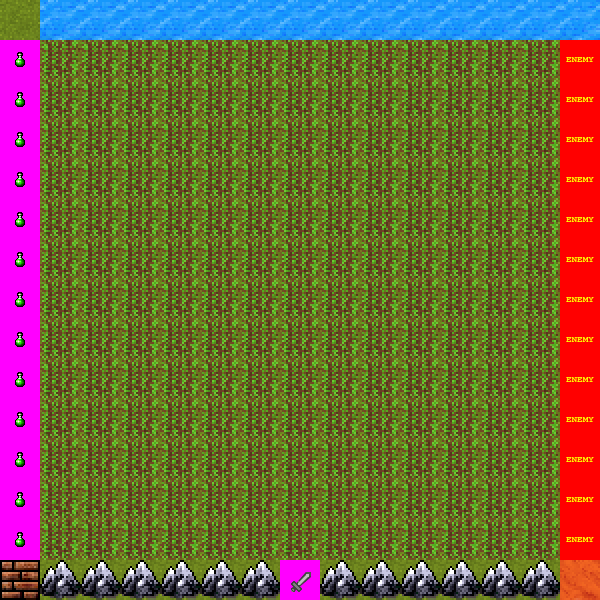

A level layout from a 2D game, rendered from its tile map. Below: a short description, then the map file with tile-grid data replaced by summaries:
An orthogonal 15x15 tile map with 40x40 px tiles, 2 tile layers (background, collision) and 2 objects (hero, door).

<map version="1.0" tiledversion="1.0.3" orientation="orthogonal" renderorder="right-down" width="15" height="15" tilewidth="40" tileheight="40" nextobjectid="3">
 <tileset firstgid="1" name="terrains" tilewidth="40" tileheight="40" tilecount="16" columns="8">
  <image source="../images/terrains.png" width="320" height="80" />
 </tileset>
 <layer name="background" width="15" height="15">
  <data>[225 cells, 225 non-empty, 2 distinct tile ids]</data>
 </layer>
 <layer name="collision" width="15" height="15">
  <properties>
   <property name="collision" value="true" />
  </properties>
  <data>[225 cells, 55 non-empty, 8 distinct tile ids]</data>
 </layer>
 <objectgroup name="objects">
  <object id="1" name="hero" type="hero" x="280" y="280" width="40" height="40">
   <properties>
    <property name="group" value="heroes" />
    <property name="texture" value="hero_spritesheet" />
    <property name="walking_speed" value="150" />
   </properties>
  </object>
  <object id="2" name="door_S" type="door" x="280" y="560" width="40" height="40">
   <properties>
    <property name="direction" value="S" />
    <property name="group" value="doors" />
    <property name="texture" value="" />
   </properties>
  </object>
 </objectgroup>
</map>